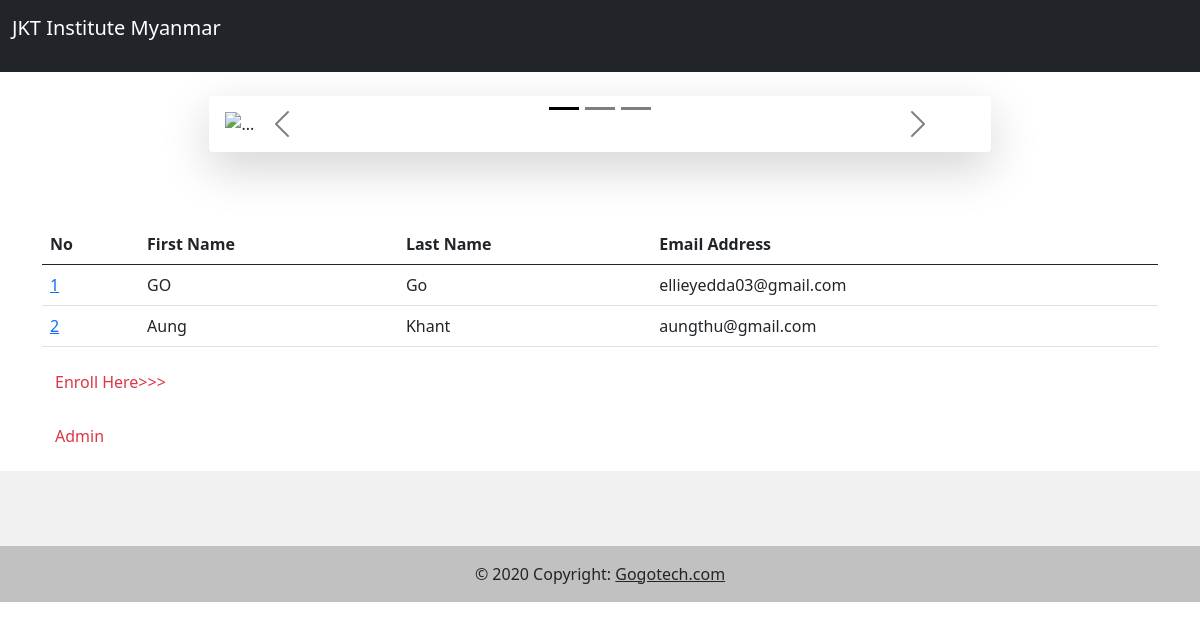
The page / on the database its author committed.
### polls/models.py (models this page shows)
class Polls(models.Model):
    firstname = models.CharField(max_length=255)
    lastname =models.CharField(max_length=255)
    fathername = models.CharField(max_length=255)
    dateofbirth = models.CharField(max_length=255)
    nrcno = models.CharField(max_length=255)
    contactno = models.CharField(max_length=255)
    emailAddress=models.CharField(max_length=255)
    pAddress = models.CharField(max_length=255)
    edu = models.CharField(max_length=255)

### polls/views.py (the view)
# urls.py: path('', views.index1, name='index1'),
def index1(request):
    mypolls = Polls.objects.all().values()
    template = loader.get_template('firstview.html')
    context = {
        'mypolls':mypolls,
    }
    return HttpResponse(template.render(context, request))

### polls/templates/firstview.html (shortened to what this page needs)
<!DOCTYPE html>
<html lang="en">
<head>
    <link href="https://cdn.jsdelivr.net/npm/bootstrap@5.0.2/dist/css/bootstrap.min.css" rel="stylesheet">
    <link rel="stylesheet" href="bootstrap-grid.min.css">
    <link rel="stylesheet" href="bootstrap.bundle.min.js">
</head>
<body>
    <nav class="navbar navbar-expand-sm bg-dark navbar-dark">
        <div class="container-fluid d-inline">
          <a class="navbar-brand" href="#" style="display: flex;">
            <p>JKT Institute Myanmar</p>
          </a>
        </div>
      </nav>
      <br>
    <div class="container">
            <div class="a shadow-lg p-3 mb-5 bg-body rounded">
                <div id="carouselExampleDark" class="carousel carousel-dark slide" data-bs-ride="carousel">
                    <div class="carousel-indicators">
                    <button type="button" data-bs-target="#carouselExampleDark" data-bs-slide-to="0" class="active" aria-current="true" aria-label="Slide 1"></button>
                    <button type="button" data-bs-target="#carouselExampleDark" data-bs-slide-to="1" aria-label="Slide 2"></button>
                    <button type="button" data-bs-target="#carouselExampleDark" data-bs-slide-to="2" aria-label="Slide 3"></button>
                    </div>
                    <div class="carousel-inner">
                    <div class="carousel-item active" data-bs-interval="10000">
                        <img src="https://scontent-lax3-1.xx.fbcdn.net/v/t39.30808-6/272274356_146791817732289_4949843533722317882_n.jpg?_nc_cat=104&ccb=1-7&_nc_sid=09cbfe&_nc_ohc=9-lYJOX8lH8AX_-Q-Mo&_nc_pt=1&_nc_ht=scontent-lax3-1.xx&oh=00_AT-mIrmLcLAES0VfZZQ4Y64RTKlprf6oJfa46rSxe2QnLg&oe=62D44488" class="d-block w-100 h-50" alt="...">
                        <div class="carousel-caption d-none d-md-block">
                            <br>
                        </div>
                    </div>
                    </div>
                    <button class="carousel-control-prev" type="button" data-bs-target="#carouselExampleDark" data-bs-slide="prev">
                    <span class="carousel-control-prev-icon" aria-hidden="true"></span>
                    </button>
                    <button class="carousel-control-next" type="button" data-bs-target="#carouselExampleDark" data-bs-slide="next">
                    <span class="carousel-control-next-icon" aria-hidden="true"></span>
                    </button>
                </div>
            </div>
        <br>
            <div class="table-responsive">
                <table class="table">
                <thead>
                    <tr>
                    <th>No</th>
                    <th>First Name</th>
                    <th>Last Name</th>
                    <th>Email Address</th>
                    </tr>
                </thead>
                <tbody>
                        {% for x in mypolls %}
                    <tr>
                        <td><a href="update/{{ x.id }}">{{ x.id }}</a></td>
                        <td>{{ x.firstname }}</td>
                        <td>{{ x.lastname }}</td>
                        <td>{{ x.emailAddress }}</td>
                        {% endfor %}
                    </tr>
                </tbody>
                </table>
                <div>
                    <p>
                        <a  class="btn text-danger"  href="add/">Enroll Here>>></a>
                    </p>
                    <p>
                        <a  class="btn text-danger"  href="adminpage/">Admin</a>
                    </p>
                </div>
            </div>
    </div>
    <footer class="text-center text-white" style="background-color: #f1f1f1;">
        <div class="container pt-4">
          <section class="mb-4">
            <a
              class="btn btn-link btn-floating btn-lg text-dark m-1"
              href="#!"
              role="button"
              data-mdb-ripple-color="dark"
              ></a>
            <a
              class="btn btn-link btn-floating btn-lg text-dark m-1"
              href="#!"
              role="button"
              data-mdb-ripple-color="dark"
              ></a>
            <a
              class="btn btn-link btn-floating btn-lg text-dark m-1"
              href="#!"
              role="button"
              data-mdb-ripple-color="dark"
              ></a>
            <a
              class="btn btn-link btn-floating btn-lg text-dark m-1"
              href="#!"
              role="button"
              data-mdb-ripple-color="dark"
              ></a>
            <a
              class="btn btn-link btn-floating btn-lg text-dark m-1"
              href="#!"
              role="button"
              data-mdb-ripple-color="dark"
              ></a>
            <a
              class="btn btn-link btn-floating btn-lg text-dark m-1"
              href="#!"
              role="button"
              data-mdb-ripple-color="dark"
              ></a>
          </section>
        </div>
        <div class="text-center text-dark p-3" style="background-color: rgba(0, 0, 0, 0.2);">
          © 2020 Copyright:
          <a class="text-dark" href="https://mdbootstrap.com/">Gogotech.com</a>
        </div>
    </footer>
</body>
</html>

### polls/templates/firstview.html (style rules this page uses)
.a { width: 70%; height: 70%; margin: auto; }
body { background-color: rgba(255, 255, 255, 0.877); }

### rows shown on the page
Polls: id "1", firstname "GO", lastname "Go", emailAddress "ellieyedda03@gmail.com"
Polls: id "2", firstname "Aung", lastname "Khant", emailAddress "aungthu@gmail.com"
